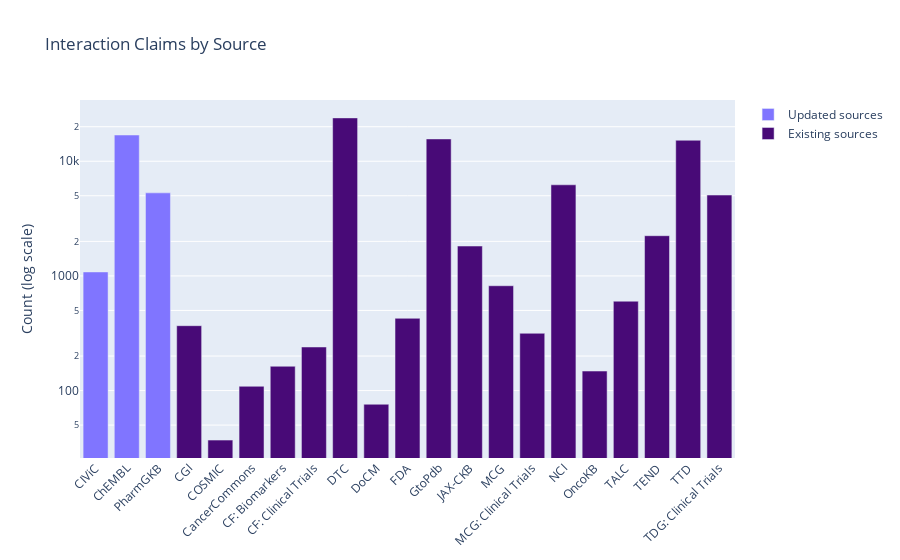

Notebook code cell kept with this figure:
### Code cell
def make_int_base():
    new_sources = interaction_claims[interaction_claims["source type"] == "New"]
    existing_sources = interaction_claims[interaction_claims["source type"] == "Existing"]
    updated_sources = interaction_claims[interaction_claims["source type"] == "Updated"]
    fig = go.Figure()
    fig.update_layout(title="Interaction Claims by Source")
    fig.add_trace(go.Bar(
        x=new_sources["display names"],
        y=new_sources["v5"],
        name="New sources",
        marker_color=new_sources["source colors"]
    ))
    fig.add_trace(go.Bar(
        x=updated_sources["display names"],
        y=updated_sources["v5"],
        name="Updated sources",
        marker_color=updated_sources["source colors"]
    ))
    fig.add_trace(go.Bar(
        x=existing_sources["display names"],
        y=existing_sources["v5"],
        name="Existing sources",
        marker_color=existing_sources["source colors"]
    ))
    fig.update_layout(xaxis_tickangle=-45, yaxis_title="Count (log scale)")
    fig.write_image("interactions.png")
    fig.update_yaxes(type="log")
    return fig
    
make_int_base()

### Figure 1 — Plotly figure (JSON) as saved in the notebook; plotly's stock layout.template omitted (floating-point values rounded to 4 significant figures)
{"data": [{"marker": {"color": []}, "name": "New sources", "type": "bar", "x": [], "y": []}, {"marker": {"color": ["#8075ff", "#8075ff", "#8075ff"]}, "name": "Updated sources", "type": "bar", "x": ["CIViC", "ChEMBL", "PharmGKB"], "y": [1083, 16938, 5300]}, {"marker": {"color": ["#480a77", "#480a77", "#480a77", "#480a77", "#480a77", "#480a77", "#480a77", "#480a77", "#480a77", "#480a77", "#480a77", "#480a77", "#480a77", "#480a77", "#480a77", "#480a77", "#480a77", "#480a77"]}, "name": "Existing sources", "type": "bar", "x": ["CGI", "COSMIC", "CancerCommons", "CF: Biomarkers", "CF: Clinical Trials", "DTC", "DoCM", "FDA", "GtoPdb", "JAX-CKB", "MCG", "MCG: Clinical Trials", "NCI", "OncoKB", "TALC", "TEND", "TTD", "TDG: Clinical Trials"], "y": [368, 37, 109, 163, 240, 23879, 76, 427, 15653, 1822, 821, 316, 6231, 148, 602, 2242, 15245, 5071]}], "layout": {"autosize": true, "title": {"text": "Interaction Claims by Source"}, "xaxis": {"autorange": true, "range": [-0.5, 20.5], "tickangle": -45, "type": "category"}, "yaxis": {"autorange": true, "range": [1.412, 4.534], "title": {"text": "Count (log scale)"}, "type": "log"}}}
